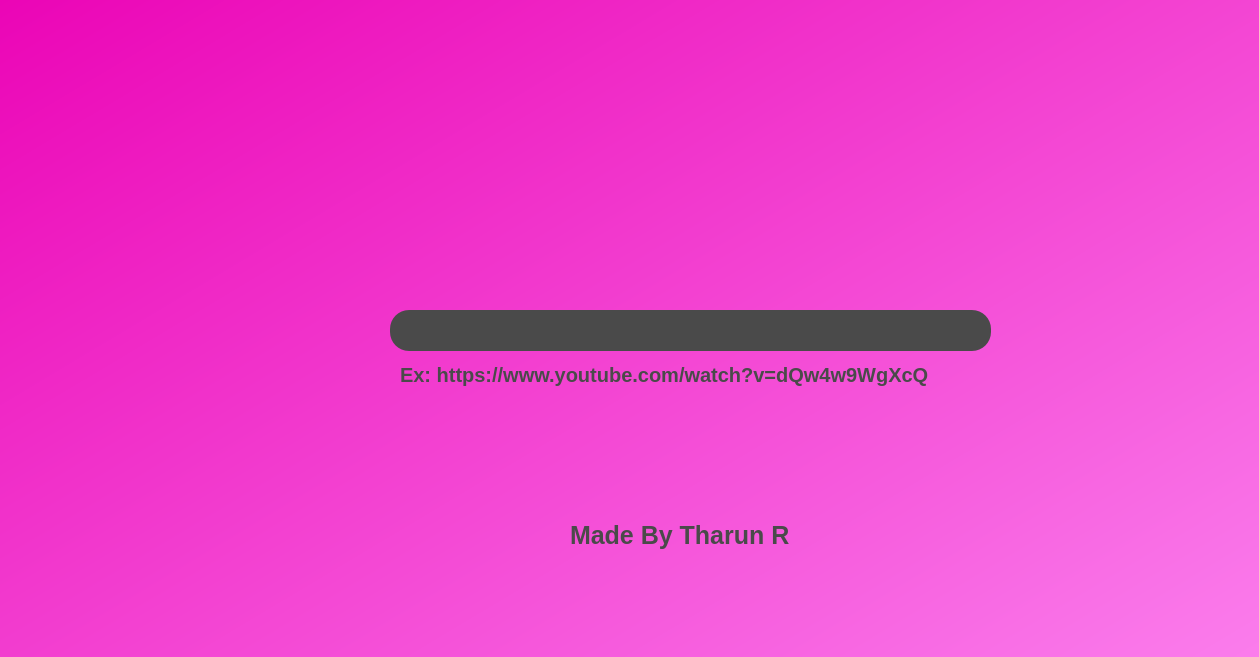
<?xml version="1.0" encoding="UTF-8"?>
<ui version="4.0">
 <class>Form1</class>
 <widget class="QWidget" name="Form1">
  <property name="geometry">
   <rect>
    <x>0</x>
    <y>0</y>
    <width>1259</width>
    <height>657</height>
   </rect>
  </property>
  <property name="font">
   <font>
    <weight>75</weight>
    <bold>true</bold>
   </font>
  </property>
  <property name="contextMenuPolicy">
   <enum>Qt::DefaultContextMenu</enum>
  </property>
  <property name="windowTitle">
   <string>Form</string>
  </property>
  <property name="styleSheet">
   <string notr="true"/>
  </property>
  <widget class="QLabel" name="madeby_label">
   <property name="geometry">
    <rect>
     <x>570</x>
     <y>510</y>
     <width>231</width>
     <height>51</height>
    </rect>
   </property>
   <property name="styleSheet">
    <string notr="true">background:transparent;
font-weight:bold;
font-size:25px;
color:rgb(74, 74, 74);</string>
   </property>
   <property name="text">
    <string>Made By Tharun R</string>
   </property>
  </widget>
  <widget class="QLabel" name="logo_label">
   <property name="geometry">
    <rect>
     <x>530</x>
     <y>210</y>
     <width>301</width>
     <height>81</height>
    </rect>
   </property>
   <property name="styleSheet">
    <string notr="true">background:transparent;
</string>
   </property>
   <property name="text">
    <string/>
   </property>
   <property name="pixmap">
    <pixmap resource="Resource_Final.qrc">:/First/Final_File/Main_Logo.png</pixmap>
   </property>
  </widget>
  <widget class="QGroupBox" name="group_url_search">
   <property name="enabled">
    <bool>true</bool>
   </property>
   <property name="geometry">
    <rect>
     <x>350</x>
     <y>290</y>
     <width>661</width>
     <height>61</height>
    </rect>
   </property>
   <property name="styleSheet">
    <string notr="true">border:0;background:transparent</string>
   </property>
   <property name="title">
    <string/>
   </property>
   <property name="flat">
    <bool>false</bool>
   </property>
   <property name="checkable">
    <bool>false</bool>
   </property>
   <widget class="QLabel" name="search_label">
    <property name="enabled">
     <bool>false</bool>
    </property>
    <property name="geometry">
     <rect>
      <x>50</x>
      <y>20</y>
      <width>31</width>
      <height>41</height>
     </rect>
    </property>
    <property name="styleSheet">
     <string notr="true">background-color:rgb(74, 74, 74);border-radius:20px;background:transparent
</string>
    </property>
    <property name="text">
     <string/>
    </property>
    <property name="pixmap">
     <pixmap resource="Resource_Final.qrc">:/First/Final_File/Search_Logo.png</pixmap>
    </property>
   </widget>
   <widget class="QLineEdit" name="lineEdit">
    <property name="geometry">
     <rect>
      <x>40</x>
      <y>20</y>
      <width>601</width>
      <height>41</height>
     </rect>
    </property>
    <property name="autoFillBackground">
     <bool>false</bool>
    </property>
    <property name="styleSheet">
     <string notr="true">background:rgb(74, 74, 74);
border-radius:19px;
font-size:15px;
padding-left:50px;
color:white;</string>
    </property>
   </widget>
   <zorder>lineEdit</zorder>
   <zorder>search_label</zorder>
  </widget>
  <widget class="QLabel" name="label">
   <property name="geometry">
    <rect>
     <x>400</x>
     <y>350</y>
     <width>621</width>
     <height>51</height>
    </rect>
   </property>
   <property name="cursor">
    <cursorShape>IBeamCursor</cursorShape>
   </property>
   <property name="contextMenuPolicy">
    <enum>Qt::NoContextMenu</enum>
   </property>
   <property name="styleSheet">
    <string notr="true">background:transparent;
font-weight:bold;
font-size:20px;
color:rgb(74, 74, 74);</string>
   </property>
   <property name="text">
    <string>Ex: https://www.youtube.com/watch?v=dQw4w9WgXcQ</string>
   </property>
   <property name="textInteractionFlags">
    <set>Qt::LinksAccessibleByMouse|Qt::TextSelectableByKeyboard|Qt::TextSelectableByMouse</set>
   </property>
  </widget>
  <widget class="QLabel" name="Back_Label">
   <property name="geometry">
    <rect>
     <x>0</x>
     <y>0</y>
     <width>1500</width>
     <height>900</height>
    </rect>
   </property>
   <property name="styleSheet">
    <string notr="true">background:qlineargradient(spread:pad, x1:0, y1:0, x2:1, y2:1, stop:0 rgba(235, 5, 182, 255), stop:1 rgba(255, 158, 251, 255))</string>
   </property>
   <property name="text">
    <string/>
   </property>
  </widget>
  <zorder>Back_Label</zorder>
  <zorder>madeby_label</zorder>
  <zorder>group_url_search</zorder>
  <zorder>label</zorder>
  <zorder>logo_label</zorder>
 </widget>
 <resources>
  <include location="Resource_Final.qrc"/>
 </resources>
 <connections/>
</ui>
